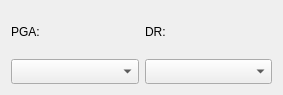
<?xml version="1.0" encoding="UTF-8"?>
<ui version="4.0">
 <class>WidgetADC</class>
 <widget class="QWidget" name="WidgetADC">
  <property name="geometry">
   <rect>
    <x>0</x>
    <y>0</y>
    <width>283</width>
    <height>95</height>
   </rect>
  </property>
  <property name="windowTitle">
   <string>Form</string>
  </property>
  <layout class="QHBoxLayout" name="horizontalLayout">
   <item>
    <layout class="QVBoxLayout" name="verticalLayout">
     <item>
      <widget class="QLabel" name="label_PGA">
       <property name="text">
        <string>PGA:</string>
       </property>
      </widget>
     </item>
     <item>
      <widget class="QComboBox" name="comboBox_PGA">
       <property name="maximumSize">
        <size>
         <width>140</width>
         <height>25</height>
        </size>
       </property>
      </widget>
     </item>
    </layout>
   </item>
   <item>
    <layout class="QVBoxLayout" name="verticalLayout_2">
     <item>
      <widget class="QLabel" name="label_DR">
       <property name="text">
        <string>DR:</string>
       </property>
      </widget>
     </item>
     <item>
      <widget class="QComboBox" name="comboBox_DR">
       <property name="maximumSize">
        <size>
         <width>140</width>
         <height>25</height>
        </size>
       </property>
      </widget>
     </item>
    </layout>
   </item>
  </layout>
 </widget>
 <resources/>
 <connections/>
</ui>
